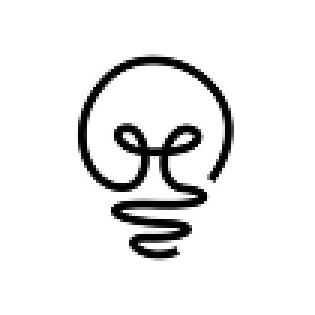
#> input picture Codex Image 2 Aug 2026, 10_01_02.png, 105 x 105 px (shown 3 times larger)
$ python -i article_cover.py   (imports and definitions only)
#> lines starting #> are read from the running program, lines starting #| are printed output that depends on the picture
#> further down, picture is the input picture: PIL image 105x105 RGBA; mean R, G, B, A 0.2, 0.2, 0.2, 19.9
"""Cover image for a release-day X article, 1600x900, in Trace's night look.

Near-black #121110 with film grain, the release name in orange and the
headline in off-white, both in Satoshi Black, with a block cursor like the
launch film. Built with Pillow and the Instagram slides' assets and helpers.

Satoshi (Fontshare's free licence) may not be redistributed, so it is not in
the repo: put Satoshi-Black (.otf, .ttf or .woff2) in v3/assets/instagram/ or
point TRACE_KIT_FONT at it. Without it the headline falls back to Inter Bold.
"""

from __future__ import annotations

import os
from functools import lru_cache
from pathlib import Path

from PIL import Image, ImageChops, ImageDraw, ImageFilter, ImageFont

from v3.lib.instagram_slides import ASSETS, _bold, _semibold, _wrap, without_missing_glyphs

W, H = 1600, 900
MARGIN = 110
NIGHT = (18, 17, 16)  # #121110
ORANGE = (247, 150, 58)  # #f7963a
PAPER = (242, 239, 233)  # #f2efe9
MUTED = (150, 144, 136)
SATOSHI_FILES = ("Satoshi-Black.otf", "Satoshi-Black.ttf", "Satoshi-Black.woff2")


# [13 lines left out: function satoshi_path, not called in this run]


def headline_font_name() -> str:
    return "Satoshi Black" if satoshi_path() else "Inter Bold (Satoshi not installed)"


# [10 lines left out: functions _headline, _has_glyph, not called in this run]


def _drawable(text: str) -> bool:
    return all(_has_glyph(char) for char in text)


def _font_for(text: str, size: int) -> ImageFont.FreeTypeFont:
    """Satoshi when it has every character, else Inter Bold (wider coverage)."""
    return _headline(size) if _drawable(text) else _bold(size)


# [14 lines left out: function _fit, not called in this run]


def _grain(image: Image.Image, strength: float = 0.22, seed_sigma: int = 48) -> Image.Image:
    """Film grain: noise centred on zero, added and subtracted so the black stays black-ish."""
#> called with strength = 0.22, seed_sigma = 48
    noise = Image.effect_noise(image.size, seed_sigma)
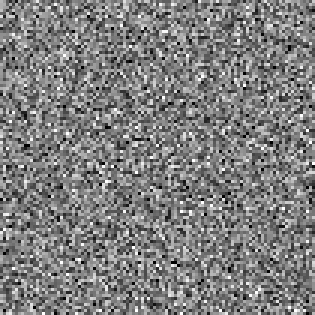
#> noise: PIL image 105x105 L (shown 3 times larger); min 0, max 255, mean 126.5
    light = noise.point(lambda v: max(0, v - 128) * strength).convert("RGB")
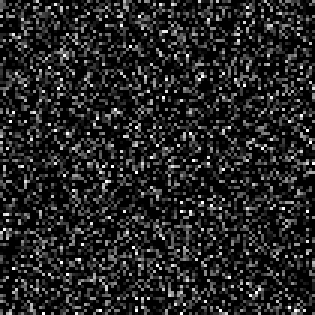
#> light: PIL image 105x105 RGB (shown 3 times larger); min 0, max 28, mean 4.1; drawn with min black and max white
    dark = noise.point(lambda v: max(0, 128 - v) * strength).convert("RGB")
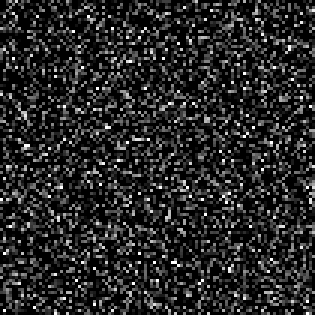
#> dark: PIL image 105x105 RGB (shown 3 times larger); min 0, max 28, mean 4.4; drawn with min black and max white
#> (the run stopped early here; a loop or call above may not have finished)
